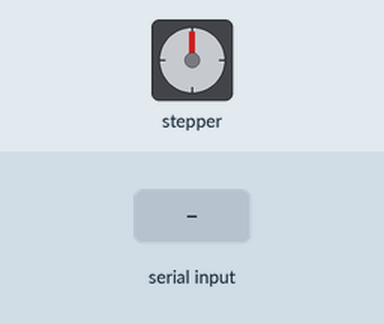
Recording of a sketch running on a simulated Arduino Uno, built with avr-gcc and run on an emulated ATmega328P. On the bench: stepper motor. Wiring (inferred from the names in the program): stepper motor driver (200 steps per turn assumed): step pin 7; direction pin 4. The test bench sets the inputs (shaded band). EEPROM starts erased; what the sketch prints to the serial monitor is not drawn.

Above: at 1.2 s.
1.3 s: "o" received over Serial
At 2.6 s:
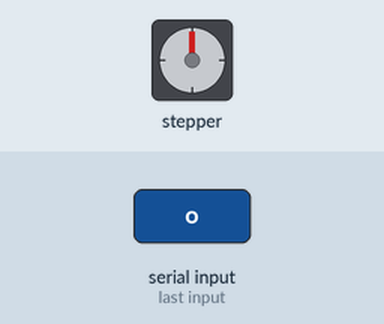
3.2 s: byte 112 ('p') received over Serial
4.7 s: "l" received over Serial
At 6.3 s:
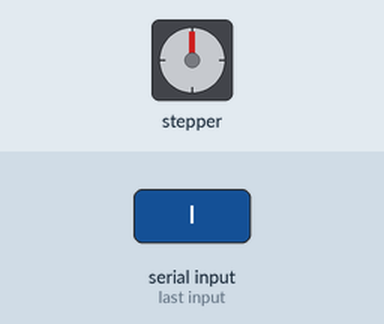
6.6 s: "s" received over Serial
8.1 s: "2" received over Serial
At 8.6 s:
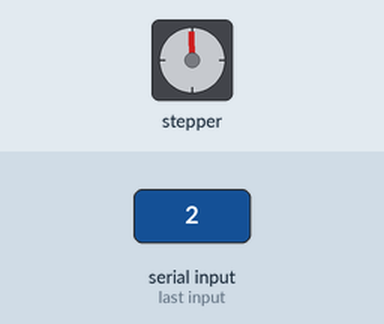
Timing chart, 0 to 10.6 s (numbered marks = the images above; inputs shaded):
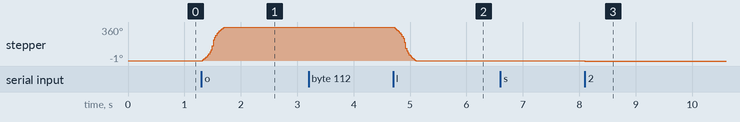

The sketch:

test.ino
```cpp
#include <EEPROM.h>

const int stepPin = 7;
const int dirPin  = 4;

// --- EEPROM addresses ---
const int EEPROM_OPEN_ADDR  = 0;
const int EEPROM_CLOSE_ADDR = 4;

// --- Position tracking ---
long currentPos    = 0;    // tracks absolute position in steps
long openPos       = 0;    // will be set during calibration
long closePos      = 0;    // will be set during calibration
bool limitsSet     = false;

// --- Motion parameters ---
const int stepsPerJog  = 200;   // small jog for calibration
const int stepsDelay   = 500;   // cruise speed (µs between pulses)

// --- Acceleration ---
const int startDelay   = 2000;  // slow start (µs) — adjust to taste
const int minDelay     = 300;   // max speed (µs)
const int accelSteps   = 80;    // how many steps to ramp over (short = aggressive)

void setup() {
  pinMode(stepPin, OUTPUT);
  pinMode(dirPin, OUTPUT);
  Serial.begin(115200);

  // Load positions from EEPROM
  EEPROM.get(EEPROM_OPEN_ADDR, openPos);
  EEPROM.get(EEPROM_CLOSE_ADDR, closePos);
  limitsSet = (openPos != closePos);

  Serial.println(F("=== Gripper Calibration ==="));
  Serial.println(F("  o/l : jog open/close direction"));
  Serial.println(F("  s   : save current pos as OPEN"));
  Serial.println(F("  c   : save current pos as CLOSE"));
  Serial.println(F("  1   : go to OPEN position"));
  Serial.println(F("  2   : go to CLOSE position"));
  Serial.println(F("  p   : print positions"));

  // Show loaded values
  if (limitsSet) {
    Serial.print(F("Loaded OPEN: ")); Serial.println(openPos);
    Serial.print(F("Loaded CLOSE: ")); Serial.println(closePos);
  } else {
    Serial.println(F("No saved positions in EEPROM"));
  }
}

// Move a given number of steps with trapezoidal acceleration
void moveSteps(long steps, bool dir) {
  digitalWrite(dirPin, dir ? HIGH : LOW);
  long absSteps = abs(steps);

  for (long i = 0; i < absSteps; i++) {
    // --- compute delay with accel/decel ramp ---
    int d;
    long stepsFromEnd = absSteps - 1 - i;
    long rampPhase    = min(i, stepsFromEnd);  // shortest distance to either end

    if (rampPhase < accelSteps) {
      // linear ramp: startDelay → minDelay
      d = startDelay - (long)(startDelay - minDelay) * rampPhase / accelSteps;
    } else {
      d = minDelay;  // cruise
    }

    digitalWrite(stepPin, HIGH);
    delayMicroseconds(d);
    digitalWrite(stepPin, LOW);
    delayMicroseconds(d);

    // update absolute position
    currentPos += dir ? 1 : -1;
  }
}

void loop() {
  if (Serial.available() <= 0) return;
  char ch = Serial.read();

  // --- Jog for calibration ---
  if (ch == 'o' || ch == 'O') {
    Serial.print(F("Jog open... "));
    moveSteps(stepsPerJog, HIGH);
    Serial.println(currentPos);
  }
  else if (ch == 'l' || ch == 'L') {
    Serial.print(F("Jog close... "));
    moveSteps(stepsPerJog, LOW);
    Serial.println(currentPos);
  }

  // --- Save limits ---
  else if (ch == 's' || ch == 'S') {
    openPos = currentPos;
    EEPROM.put(EEPROM_OPEN_ADDR, openPos);
    Serial.print(F("OPEN position saved: ")); Serial.println(openPos);
    limitsSet = (openPos != closePos);
  }
  else if (ch == 'c' || ch == 'C') {
    closePos = currentPos;
    EEPROM.put(EEPROM_CLOSE_ADDR, closePos);
    Serial.print(F("CLOSE position saved: ")); Serial.println(closePos);
    limitsSet = (openPos != closePos);
  }

  // --- Go to saved positions ---
  else if (ch == '1') {
    if (!limitsSet) { Serial.println(F("Calibrate first!")); return; }
    long delta = openPos - currentPos;
    Serial.print(F("-> OPEN (")); Serial.print(delta); Serial.println(F(" steps)"));
    moveSteps(abs(delta), delta > 0);
  }
  else if (ch == '2') {
    if (!limitsSet) { Serial.println(F("Calibrate first!")); return; }
    long delta = closePos - currentPos;
    Serial.print(F("-> CLOSE (")); Serial.print(delta); Serial.println(F(" steps)"));
    moveSteps(abs(delta), delta > 0);
  }

  // --- Debug ---
  else if (ch == 'p' || ch == 'P') {
    Serial.print(F("Current: ")); Serial.println(currentPos);
    Serial.print(F("Open:    ")); Serial.println(openPos);
    Serial.print(F("Close:   ")); Serial.println(closePos);
  }
}
```

Measured:
- after the input at 1.3 s, stepper: turns 360° clockwise in 0.40 s, starting at once
- after the input at 3.2 s, every drawn part: stays the same
- after the input at 4.7 s, stepper: turns 360° counter-clockwise in 0.40 s, starting at once
- after the input at 6.6 s, every drawn part: stays the same
